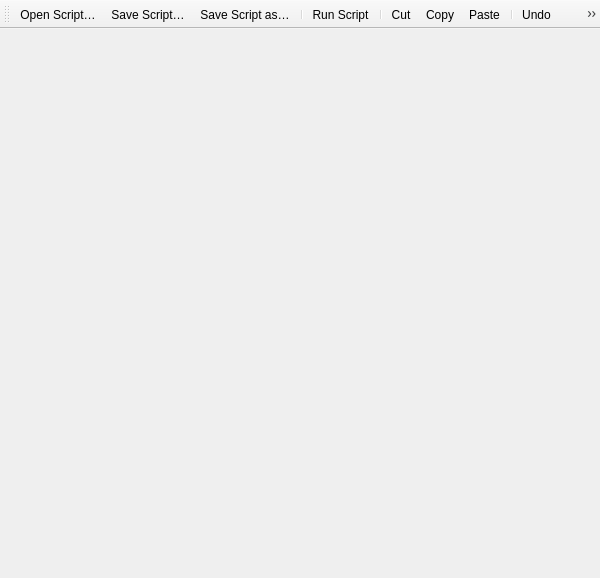
<?xml version="1.0" encoding="UTF-8"?>
<ui version="4.0">
 <class>QgsProcessingScriptEditorDialogBase</class>
 <widget class="QMainWindow" name="QgsProcessingScriptEditorDialogBase">
  <property name="geometry">
   <rect>
    <x>0</x>
    <y>0</y>
    <width>600</width>
    <height>578</height>
   </rect>
  </property>
  <property name="windowTitle">
   <string>Processing Script Editor</string>
  </property>
  <widget class="QWidget" name="centralwidget">
   <layout class="QGridLayout" name="gridLayout">
    <property name="leftMargin">
     <number>0</number>
    </property>
    <property name="topMargin">
     <number>0</number>
    </property>
    <property name="rightMargin">
     <number>0</number>
    </property>
    <property name="bottomMargin">
     <number>0</number>
    </property>
    <item row="0" column="0">
     <widget class="QWidget" name="mEditorContainer" native="true"/>
    </item>
   </layout>
  </widget>
  <widget class="QToolBar" name="mToolBar">
   <property name="windowTitle">
    <string>Toolbar</string>
   </property>
   <attribute name="toolBarArea">
    <enum>TopToolBarArea</enum>
   </attribute>
   <attribute name="toolBarBreak">
    <bool>false</bool>
   </attribute>
   <addaction name="mActionOpenScript"/>
   <addaction name="mActionSaveScript"/>
   <addaction name="mActionSaveScriptAs"/>
   <addaction name="separator"/>
   <addaction name="mActionRunScript"/>
   <addaction name="separator"/>
   <addaction name="mActionCut"/>
   <addaction name="mActionCopy"/>
   <addaction name="mActionPaste"/>
   <addaction name="separator"/>
   <addaction name="mActionUndo"/>
   <addaction name="mActionRedo"/>
   <addaction name="separator"/>
   <addaction name="mActionFindReplace"/>
   <addaction name="separator"/>
   <addaction name="mActionIncreaseFontSize"/>
   <addaction name="mActionDecreaseFontSize"/>
   <addaction name="separator"/>
   <addaction name="mActionToggleComment"/>
  </widget>
  <action name="mActionOpenScript">
   <property name="icon">
    <iconset resource="../../../images/images.qrc">
     <normaloff>:/images/themes/default/mActionScriptOpen.svg</normaloff>:/images/themes/default/mActionScriptOpen.svg</iconset>
   </property>
   <property name="text">
    <string>Open Script…</string>
   </property>
   <property name="toolTip">
    <string>Open Script</string>
   </property>
   <property name="shortcut">
    <string>Ctrl+O</string>
   </property>
  </action>
  <action name="mActionSaveScript">
   <property name="icon">
    <iconset resource="../../../images/images.qrc">
     <normaloff>:/images/themes/default/mActionFileSave.svg</normaloff>:/images/themes/default/mActionFileSave.svg</iconset>
   </property>
   <property name="text">
    <string>Save Script…</string>
   </property>
   <property name="toolTip">
    <string>Save Script</string>
   </property>
   <property name="shortcut">
    <string>Ctrl+S</string>
   </property>
  </action>
  <action name="mActionSaveScriptAs">
   <property name="icon">
    <iconset resource="../../../images/images.qrc">
     <normaloff>:/images/themes/default/mActionFileSaveAs.svg</normaloff>:/images/themes/default/mActionFileSaveAs.svg</iconset>
   </property>
   <property name="text">
    <string>Save Script as…</string>
   </property>
   <property name="toolTip">
    <string>Save Script as</string>
   </property>
   <property name="shortcut">
    <string>Ctrl+Shift+S</string>
   </property>
  </action>
  <action name="mActionRunScript">
   <property name="icon">
    <iconset resource="../../../images/images.qrc">
     <normaloff>:/images/themes/default/mActionStart.svg</normaloff>:/images/themes/default/mActionStart.svg</iconset>
   </property>
   <property name="text">
    <string>Run Script</string>
   </property>
   <property name="toolTip">
    <string>Run Script</string>
   </property>
   <property name="shortcut">
    <string>F5</string>
   </property>
  </action>
  <action name="mActionCut">
   <property name="icon">
    <iconset resource="../../../images/images.qrc">
     <normaloff>:/images/themes/default/mActionEditCut.svg</normaloff>:/images/themes/default/mActionEditCut.svg</iconset>
   </property>
   <property name="text">
    <string>Cut</string>
   </property>
   <property name="toolTip">
    <string>Cut</string>
   </property>
   <property name="shortcut">
    <string>Ctrl+X</string>
   </property>
  </action>
  <action name="mActionCopy">
   <property name="icon">
    <iconset resource="../../../images/images.qrc">
     <normaloff>:/images/themes/default/mActionEditCopy.svg</normaloff>:/images/themes/default/mActionEditCopy.svg</iconset>
   </property>
   <property name="text">
    <string>Copy</string>
   </property>
   <property name="toolTip">
    <string>Copy</string>
   </property>
   <property name="shortcut">
    <string>Ctrl+C</string>
   </property>
  </action>
  <action name="mActionPaste">
   <property name="icon">
    <iconset resource="../../../images/images.qrc">
     <normaloff>:/images/themes/default/mActionEditPaste.svg</normaloff>:/images/themes/default/mActionEditPaste.svg</iconset>
   </property>
   <property name="text">
    <string>Paste</string>
   </property>
   <property name="toolTip">
    <string>Paste</string>
   </property>
   <property name="shortcut">
    <string>Ctrl+V</string>
   </property>
  </action>
  <action name="mActionUndo">
   <property name="icon">
    <iconset resource="../../../images/images.qrc">
     <normaloff>:/images/themes/default/mActionUndo.svg</normaloff>:/images/themes/default/mActionUndo.svg</iconset>
   </property>
   <property name="text">
    <string>Undo</string>
   </property>
   <property name="toolTip">
    <string>Undo</string>
   </property>
   <property name="shortcut">
    <string>Ctrl+Z</string>
   </property>
  </action>
  <action name="mActionRedo">
   <property name="icon">
    <iconset resource="../../../images/images.qrc">
     <normaloff>:/images/themes/default/mActionRedo.svg</normaloff>:/images/themes/default/mActionRedo.svg</iconset>
   </property>
   <property name="text">
    <string>Redo</string>
   </property>
   <property name="toolTip">
    <string>Redo</string>
   </property>
   <property name="shortcut">
    <string>Ctrl+Shift+Z</string>
   </property>
  </action>
  <action name="mActionIncreaseFontSize">
   <property name="icon">
    <iconset resource="../../../images/images.qrc">
     <normaloff>:/images/themes/default/mActionIncreaseFont.svg</normaloff>:/images/themes/default/mActionIncreaseFont.svg</iconset>
   </property>
   <property name="text">
    <string>Increase Font Size</string>
   </property>
   <property name="toolTip">
    <string>Increase Font Size</string>
   </property>
  </action>
  <action name="mActionDecreaseFontSize">
   <property name="icon">
    <iconset resource="../../../images/images.qrc">
     <normaloff>:/images/themes/default/mActionDecreaseFont.svg</normaloff>:/images/themes/default/mActionDecreaseFont.svg</iconset>
   </property>
   <property name="text">
    <string>Decrease Font Size</string>
   </property>
   <property name="toolTip">
    <string>Decrease Font Size</string>
   </property>
  </action>
  <action name="mActionFindReplace">
   <property name="checkable">
    <bool>true</bool>
   </property>
   <property name="icon">
    <iconset resource="../../../images/images.qrc">
     <normaloff>:/images/themes/default/mActionFindReplace.svg</normaloff>:/images/themes/default/mActionFindReplace.svg</iconset>
   </property>
   <property name="text">
    <string>Find &amp;&amp; &amp;Replace</string>
   </property>
  </action>
  <action name="mActionToggleComment">
   <property name="text">
    <string>Toggle Comment</string>
   </property>
  </action>
 </widget>
 <resources>
  <include location="../../../images/images.qrc"/>
 </resources>
 <connections/>
</ui>
